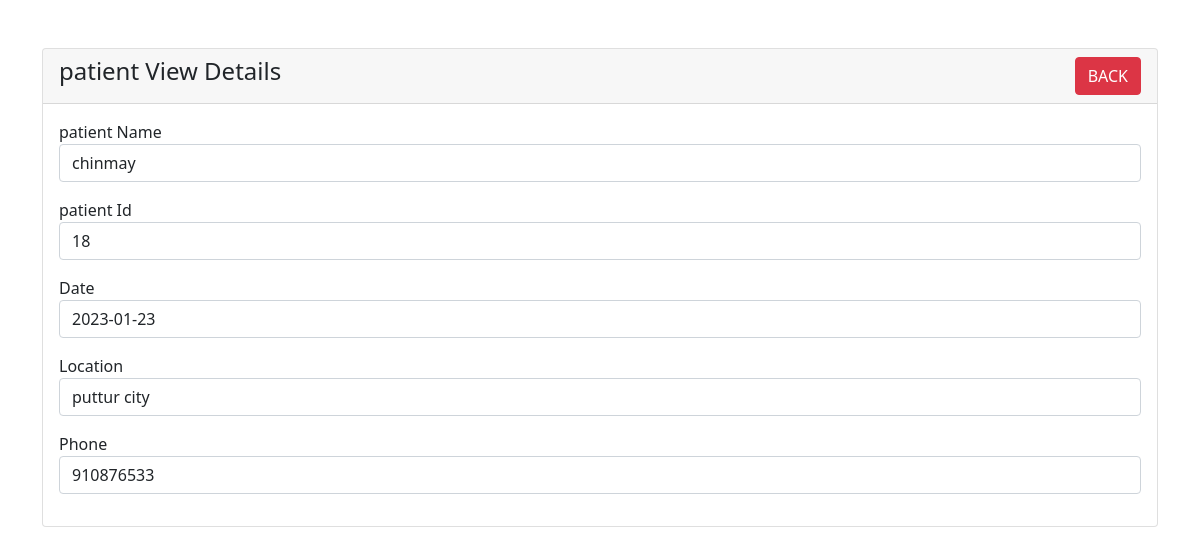
The page /userview.php?patientid=18 on the database its author committed.
### tables this page shows
CREATE TABLE `patient` (
  `patientid` int(10) UNSIGNED NOT NULL,
  `userid` int(11) NOT NULL,
  `name` varchar(100) NOT NULL,
  `date` date NOT NULL,
  `location` varchar(100) NOT NULL,
  `phone` varchar(10) NOT NULL
);

### userview.php (the view, shortened to what this page needs)
<?php
require 'connect.php';
?>
<!doctype html>
<html lang="en">
  <head>
    <link href="https://cdn.jsdelivr.net/npm/bootstrap@5.1.3/dist/css/bootstrap.min.css" rel="stylesheet">
</head>
<body>
    <div class="container mt-5">
        <div class="row">
            <div class="col-md-12">
                <div class="card">
                    <div class="card-header">
                        <h4>patient View Details
                            <a href="useracc.php" class="btn btn-danger float-end">BACK</a>
                        </h4>
                    </div>
                    <div class="card-body">
                        <?php
                        if(isset($_GET['patientid']))
                        {
                            $patient_id = mysqli_real_escape_string($conn, $_GET['patientid']);
                            $query = "SELECT * FROM patient WHERE patientid='$patient_id' ";
                            $query_run = mysqli_query($conn, $query);
                            if(mysqli_num_rows($query_run) > 0)
                            {
                                $patient = mysqli_fetch_array($query_run);
                                ?>
                                    <div class="mb-3">
                                        <label>patient Name</label>
                                        <p class="form-control">
                                            <?=$patient['name'];?>
                                        </p>
                                    </div>
                                    <div class="mb-3">
                                        <label>patient Id</label>
                                        <p class="form-control">
                                            <?=$patient['patientid'];?>
                                        </p>
                                    </div>
                                    <div class="mb-3">
                                        <label>Date</label>
                                        <p class="form-control">
                                            <?=$patient['date'];?>
                                        </p>
                                    </div>
                                    <div class="mb-3">
                                        <label>Location</label>
                                        <p class="form-control">
                                            <?=$patient['location'];?>
                                        </p>
                                    </div>
                                    <div class="mb-3">
                                        <label>Phone</label>
                                        <p class="form-control">
                                            <?=$patient['phone'];?>
                                        </p>
                                    </div>
                                <?php
                            }
                            else
                            {
                                echo "<h4>No Such Id Found</h4>";
                            }
                        }
                        ?>
                    </div>
                </div>
            </div>
        </div>
    </div>
</body>
</html>

### rows shown on the page
patient: name "chinmay", patientid "18", date "2023-01-23", location "puttur city", phone "910876533"
